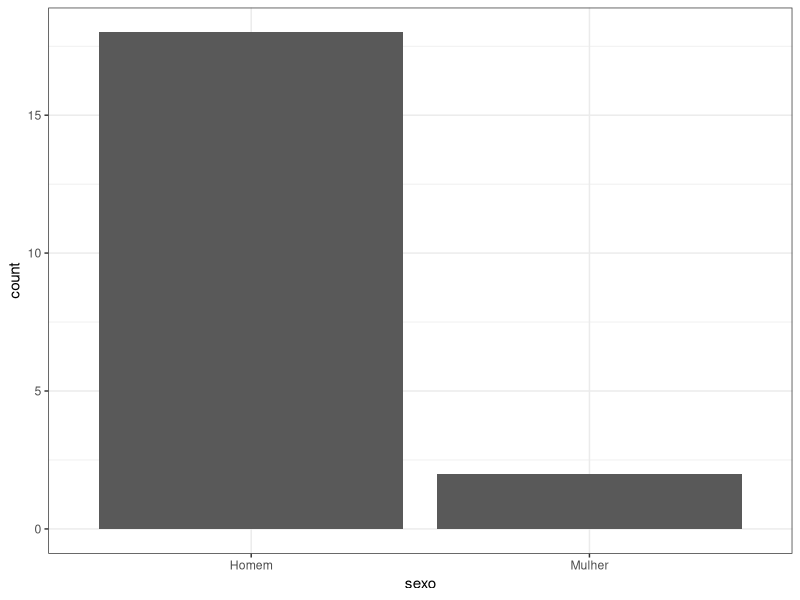
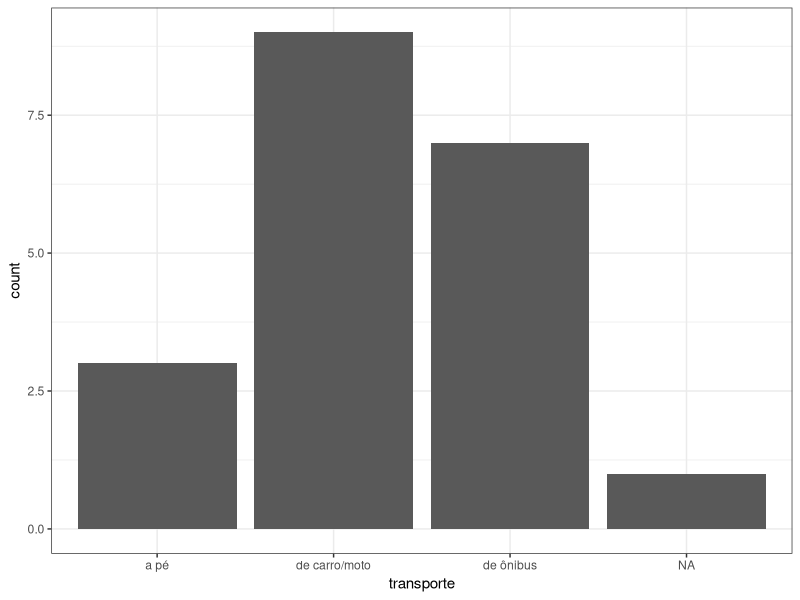
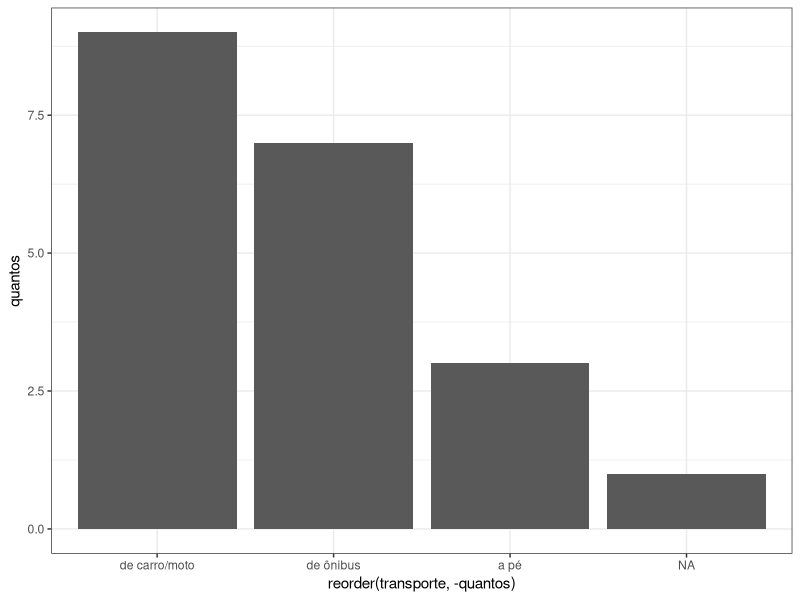
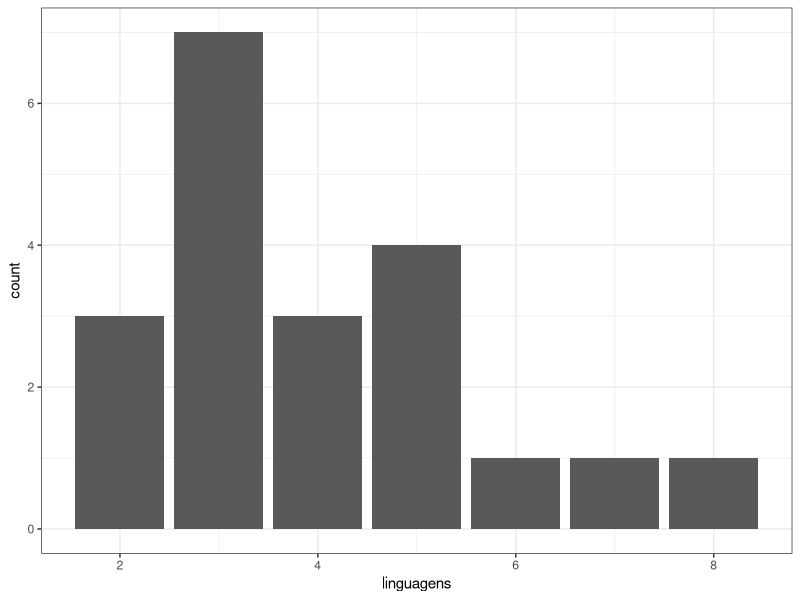
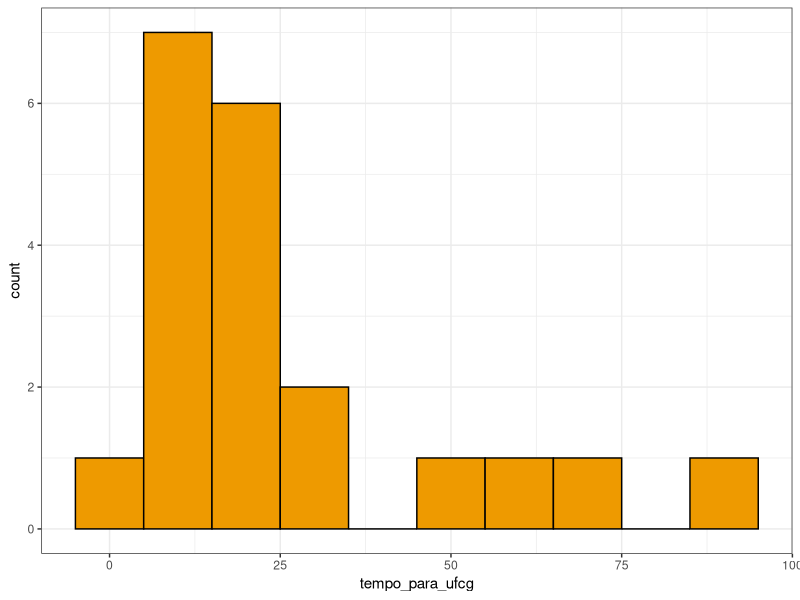
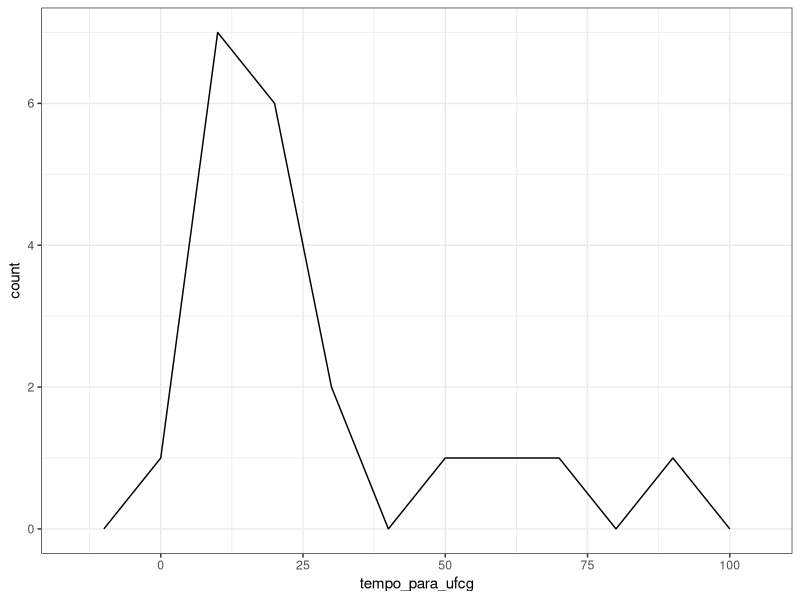
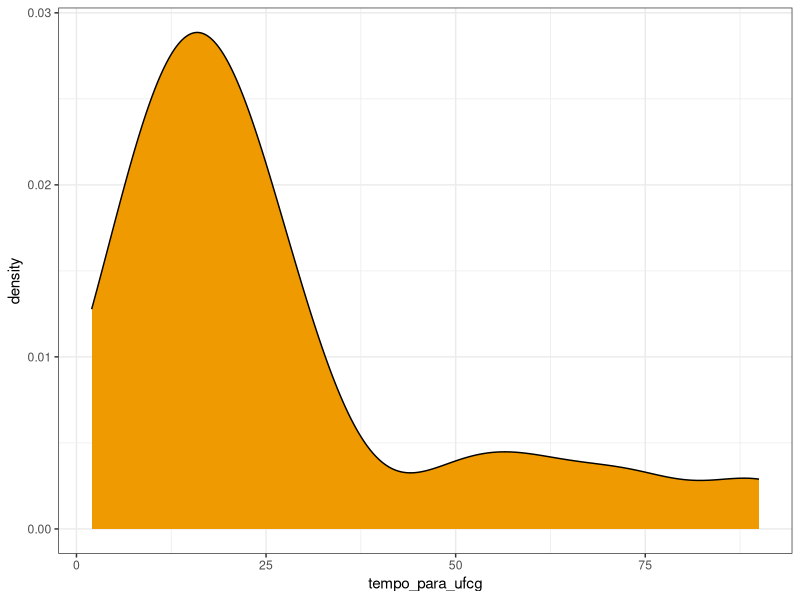
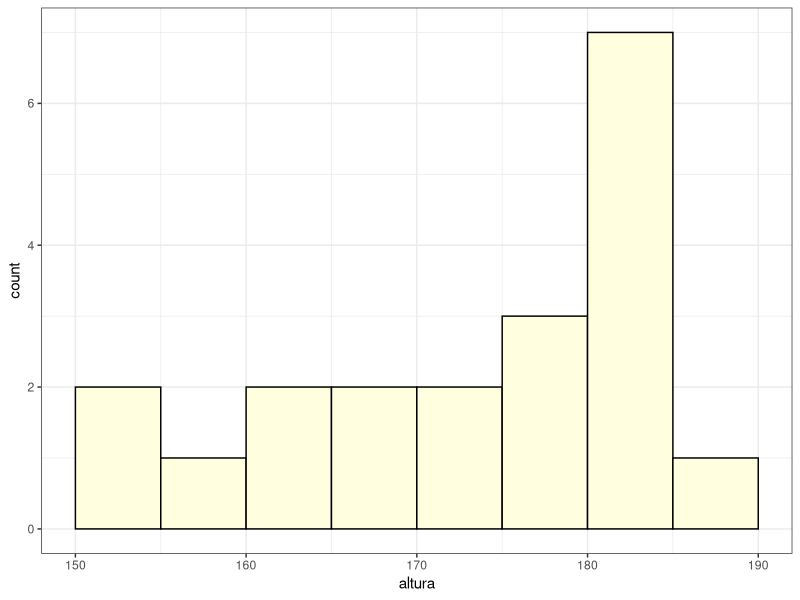

Write R code to recreate these figures, in order.
## ---- chunk 1
library(tidyverse, warn.conflicts = FALSE, )
theme_set(theme_bw()) # Eu prefiro o theme_bw() mas você pode explorar outros
## ---- chunk 2
alunos_tudo = read_csv("../dados/alunos-ad1.csv")

# você pode especificar os tipos das colunas, por exemplo: 
alunos_tudo = read_csv("../dados/alunos-ad1.csv", 
                       col_types = "ccciiiiiiicc??c")

glimpse(alunos_tudo)
# interativo, você pode fazer: 
# alunos_tudo %>% View()
# que é o mesmo que View(alunos)
## ---- chunk 3
names(alunos_tudo)

alunos = alunos_tudo %>% 
  select(sexo = `Você é...`,  # select pode escolher e/ou renomear variáveis
         repositorios = `Em quantos repositórios no github (seus ou de outras pessoas) você contribuiu nos últimos 2 anos?`, 
         linguagens = `Em quantas linguagens de programação você sabe programar?`, 
         altura = `Qual a sua altura em centímetros?`, 
         tempo_para_ufcg = `Quanto tempo você demora para se deslocar de casa à UFCG? (em minutos)`, 
         transporte = `Você geralmente vai de casa para a UFCG:`, 
         gosta_de_forms = `O quanto você gosta de formulários online? (Obrigado por ter respondido este!)`)

names(alunos)
## ---- chunk 4
ggplot(alunos) + 
  geom_bar(mapping = aes(x = sexo)) 

ggplot(alunos) + 
  geom_bar(mapping = aes(x = transporte))

alunos %>% 
  group_by(transporte) %>% 
  summarise(quantos = n()) %>% 
  ggplot() + 
  geom_col(mapping = aes(x = reorder(transporte, -quantos), y = quantos)) 

## ---- chunk 5
ggplot(data = alunos, mapping = aes(x = linguagens)) + 
  geom_bar()
## ---- chunk 6
ggplot(alunos, mapping = aes(x = tempo_para_ufcg)) + 
  geom_histogram(binwidth = 10, 
                 fill = "orange2", 
                 colour = "black") 

# bins são uma parte muito importante

ggplot(alunos, mapping = aes(x = tempo_para_ufcg)) + 
  geom_freqpoly(binwidth = 10, 
                 fill = "orange2", 
                 colour = "black") 

ggplot(alunos, mapping = aes(x = tempo_para_ufcg)) + 
  geom_density(fill = "orange2", 
                 colour = "black") 

## ---- chunk 7
alunos %>% 
  filter(altura > 3) %>%  
  ggplot() + 
  geom_histogram(mapping = aes(x = altura), 
                 breaks = seq(150, 190, 5), 
                 fill = "lightyellow", 
                 color = "black") 

alunos %>% 
  filter(altura > 3) %>%  
  ggplot() + 
  geom_freqpoly(mapping = aes(x = altura), 
                bins = 8) 

alunos %>% 
  filter(altura > 3) %>%  
  ggplot() + 
  geom_density(mapping = aes(x = altura)) 
## ---- chunk 8
ggplot(alunos, mapping = aes(x = tempo_para_ufcg)) + 
  geom_histogram(binwidth = 10) + 
  geom_rug(colour = "red")


ggplot(alunos, mapping = aes(x = tempo_para_ufcg)) + 
  geom_freqpoly(bins = 8) + 
  geom_rug(colour = "red", alpha = .7, size = 1)

## ---- chunk 9
ggplot(alunos, aes(x = transporte, y = tempo_para_ufcg)) + 
  geom_jitter(width = .1, height = 0, alpha = .6)
## ---- chunk 10
ggplot(alunos, aes(x = transporte, y = tempo_para_ufcg)) + 
  geom_boxplot() +
  geom_jitter(color = "orange", width = .1, height = 0, alpha = .6)
## ---- chunk 11
ggplot(alunos, aes(fill = transporte, x = tempo_para_ufcg)) + 
  geom_histogram(binwidth = 10) + 
  facet_grid(transporte ~ .)

## ---- chunk 12
alunos %>%
  filter(altura > 0) %>% 
  ggplot(mapping = aes(x = sexo, 
                       y = altura)) +
  # geom_boxplot() + 
  geom_violin() + 
  geom_jitter(width = .1,
              height = 0,
              alpha = 0.7) 

## ---- chunk 13
ggplot(data = alunos) +
  geom_point(mapping = aes(x = linguagens, 
                           y = repositorios), 
             alpha = 0.7) 

alunos %>%
  filter(altura > 0) %>% 
  ggplot() +
  geom_point(mapping = aes(x = altura, 
                           y = linguagens), 
             alpha = 0.7) 

alunos %>%
  ggplot() +
  geom_point(mapping = aes(x = tempo_para_ufcg, 
                           y = repositorios), 
             alpha = 0.7) 

## ---- chunk 14
medias = alunos %>% 
  filter(!is.na(transporte), !is.na(tempo_para_ufcg)) %>% 
  group_by(transporte) %>% 
  summarise(tempo_para_ufcg = mean(tempo_para_ufcg))

ggplot(alunos, mapping = aes(x = transporte, 
                             y = tempo_para_ufcg)) + 
  geom_boxplot(outlier.colour = NA) + 
  geom_point(position = position_jitter(width = .2), 
             alpha = .7, 
             color = "darkblue") + 
  geom_point(data = medias, colour = "red", size = 2) 

## ---- chunk 15
alunos %>% 
  filter(!is.na(transporte), !is.na(tempo_para_ufcg)) %>% 
  group_by(transporte) %>% 
  summarise(desvio = sd(tempo_para_ufcg), 
            iqr = IQR(tempo_para_ufcg))

## ---- chunk 16
library(GGally)
alunos %>% 
  filter(complete.cases(.)) %>% 
  filter(altura > 1) %>% 
  select(repositorios, linguagens, altura, tempo_para_ufcg) %>% 
  ggpairs()
## ---- chunk 17
diamonds
ggplot(diamonds) + 
  geom_histogram(mapping = aes(x = carat))

ggplot(diamonds) + 
  geom_density(mapping = aes(x = carat))

ggplot(diamonds) + 
  geom_histogram(mapping = aes(x = carat), 
                 binwidth = .01) 

ggplot(diamonds, mapping = aes(x = cut, y = carat)) + 
  geom_boxplot()  
  #geom_point(position = position_jitter(width = .2), alpha = .02)
